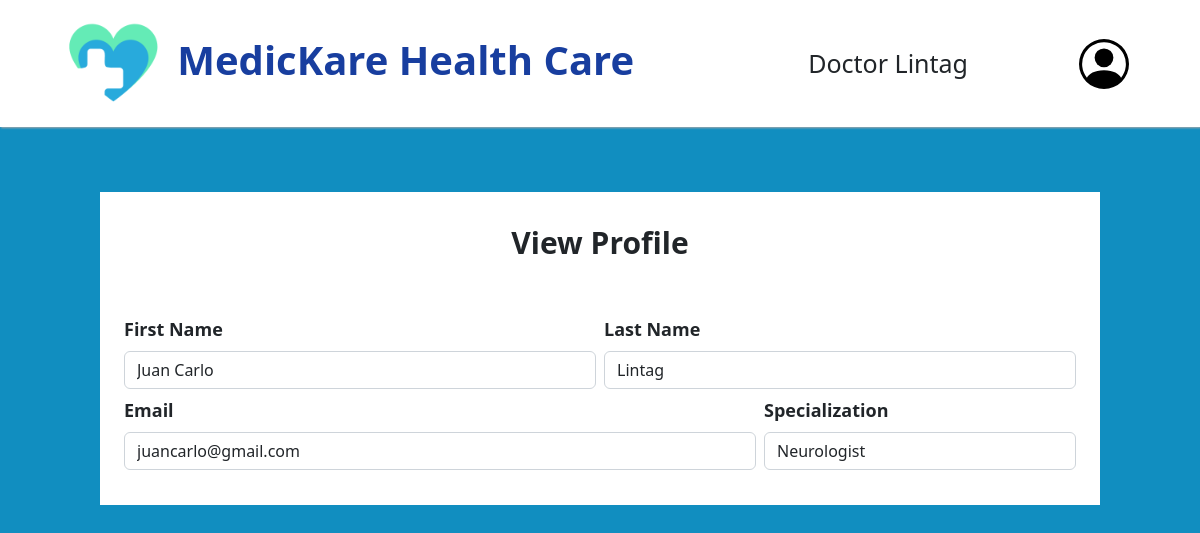
Page /doctor/doctor_viewprofile.php (signed in) on the committed database.
### tables this page shows
CREATE TABLE `doctor` (
  `doctorID` int(11) NOT NULL,
  `doctorEmail` varchar(200) NOT NULL,
  `doctorPassword` varchar(100) NOT NULL,
  `doctorLastName` varchar(100) NOT NULL,
  `doctorFirstName` varchar(200) NOT NULL,
  `doctorSpecialization` varchar(100) NOT NULL
);

### doctor/doctor_viewprofile.php (the view, shortened to what this page needs)
<?php
    $db = mysqli_connect("localhost","root","","medickare");
    $email = $_SESSION['doctoremail'];
    $stmt = $db->prepare("SELECT * FROM doctor WHERE doctorEmail = ? limit 1");
    $stmt->bind_param('s', $email);
    $stmt->execute();
    $result = $stmt->get_result();
    $value = $result->fetch_object();
    $firstname = $value->doctorFirstName;
    $lastname = $value->doctorLastName;
    $email = $value->doctorEmail;
    $specialization = $value->doctorSpecialization;
?>
<!DOCTYPE html>
<html>
    <head>
        <link href="https://cdn.jsdelivr.net/npm/bootstrap@5.2.0-beta1/dist/css/bootstrap.min.css" rel="stylesheet">
        <link rel="stylesheet" href="doctor_profile.css">
    </head>
    <body>
        <nav class="navbar navbar-expand-lg navbar-light bg-white fixed-top">
            <div class="container-fluid">
                <a class="navbar-brand" href="#">
                    <img src="../pictures/logo.png" alt="" width="100px" height="100px" class="d-inline-block align-text-top">
                    <label>MedicKare Health Care</label>
                </a>
                <label style="font-size: 25px; margin: auto; margin-right: 10px;">
                    <?php
                        if (isset($lastname)) {
                            echo "Doctor ".$lastname;
                        }
                    ?>
                </label>
                <div class="dropdown-menu">
                    <button class="menu-btn"></button>
                </div>
            </div>
        </nav>
        <br><br><br><br><br><br><br><br>
        <div class="container row g-2">
            <label class="view text-center" style="font-size: 30px;">View Profile</label>
            <br><br><br><br>
            <div class="col-md-6">
                <label class="form-label">First Name</label>
                <input type="text" class="form-control text-left" value="<?php
                    if (isset($firstname)) {
                        echo $firstname;
                    }
                ?>"required readonly>
            </div>
            <div class="col-md-6">
                <label class="form-label">Last Name</label>
                <input type="text" class="form-control" value="<?php
                    if (isset($lastname)) {
                        echo $lastname;
                    }
                ?>"required readonly style="display: flex">
            </div>
            <div class="col-md-8">
                <label class="form-label">Email</label>
                <input type="text" class="form-control" value="<?php
                    if (isset($email)) {
                        echo $email;
                    }
                ?>"required readonly>
            </div>
            <div class="col-md-4">
                <label class="form-label">Specialization</label>
                <input type="text" class="form-control" value="<?php
                    if (isset($specialization)) {
                        echo $specialization;
                    }
                ?>"required readonly>
            </div>
            <br><br><br><br>
        </div>
    </body>
</html>

### doctor/doctor_profile.css (style rules this page uses)
html, body { line-height: 1.5; top: 0; left: 0; overflow-x: hidden; background-color: #118ec0; }
.navbar { padding-left: 50px; padding-right: 50px; box-shadow: 0.5px 1px 2px rgb(170, 169, 169); }
.navbar-brand label { font-size: 2.5rem; color: #183e9f; font-weight: 700; margin-left: 10px; display: inline; vertical-align: middle; display: inline-block; margin-bottom: -60px; }
.menu-btn { background-color: transparent; border-color: transparent; float: right; }
.dropdown-menu { position: relative; display: inline-block; border-color: transparent; width: 100px; }
.container { max-width: 1000px; background-color: white; margin: auto; padding: 20px; }
.container label { font-weight: bold; font-size: 18px; }

### rows in the picture
doctor: doctorLastName "Lintag", doctorFirstName "Juan Carlo", doctorEmail "juancarlo@gmail.com", doctorSpecialization "Neurologist"
